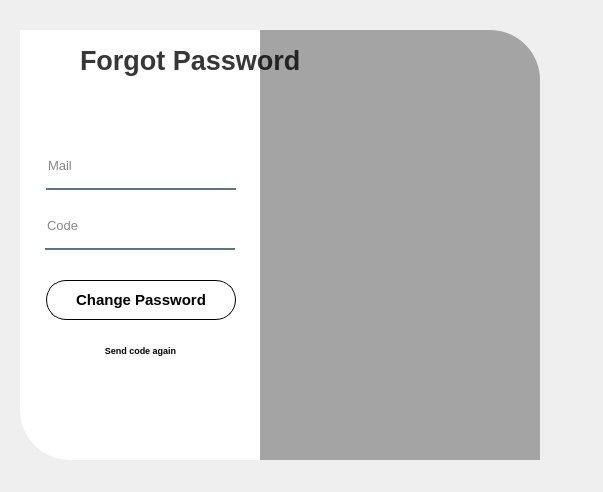
<?xml version="1.0" encoding="UTF-8"?>
<ui version="4.0">
 <class>PasswordForgot</class>
 <widget class="QDialog" name="PasswordForgot">
  <property name="geometry">
   <rect>
    <x>0</x>
    <y>0</y>
    <width>603</width>
    <height>492</height>
   </rect>
  </property>
  <property name="windowTitle">
   <string>Dialog</string>
  </property>
  <widget class="QWidget" name="widget_2" native="true">
   <property name="geometry">
    <rect>
     <x>0</x>
     <y>0</y>
     <width>550</width>
     <height>500</height>
    </rect>
   </property>
   <property name="styleSheet">
    <string notr="true">#widget_2{
	background-color: transparent;
}
QPushButton#pushButton{
	background-color: qlineargradient(spread:pad, x1:0, y1:0.505682, x2:1, y2:0.477, stop:0 rgba(11, 131, 120, 219), stop:1 rgba(85, 98, 112, 226));
	color:rgba(255, 255, 255, 210);
	border-radius:5px;
}

QPushButton#pushButton:hover{
	background-color: qlineargradient(spread:pad, x1:0, y1:0.505682, x2:1, y2:0.477, stop:0 rgba(150, 123, 111, 219), stop:1 rgba(85, 81, 84, 226));
}

QPushButton#pushButton:pressed{
	padding-left:5px;
	padding-top:5px;
	background-color:rgba(150, 123, 111, 255);
}

QPushButton#pushButton_2, #pushButton_3, #pushButton_4, #pushButton_5{
	background-color: rgba(0, 0, 0, 0);
	color:rgba(85, 98, 112, 255);
}

QPushButton#pushButton_2:hover, #pushButton_3:hover, #pushButton_4:hover, #pushButton_5:hover{
	color: rgba(131, 96, 53, 255);
}

QPushButton#pushButton_2:pressed, #pushButton_3:pressed, #pushButton_4:pressed, #pushButton_5:pressed{
	padding-left:5px;
	padding-top:5px;
	color:rgba(91, 88, 53, 255);
}

</string>
   </property>
   <widget class="QLabel" name="label_27">
    <property name="geometry">
     <rect>
      <x>40</x>
      <y>30</y>
      <width>280</width>
      <height>430</height>
     </rect>
    </property>
    <property name="styleSheet">
     <string notr="true">border-image: url(:/images/background.jpg);
border-top-left-radius: 50px;</string>
    </property>
    <property name="text">
     <string/>
    </property>
   </widget>
   <widget class="QLabel" name="label_28">
    <property name="geometry">
     <rect>
      <x>260</x>
      <y>30</y>
      <width>280</width>
      <height>430</height>
     </rect>
    </property>
    <property name="styleSheet">
     <string notr="true">background-color:rgba(0, 0, 0, 80);
border-image: url(:/background/icons/2.PNG);
border-top-right-radius: 50px;</string>
    </property>
    <property name="text">
     <string/>
    </property>
   </widget>
   <widget class="QLabel" name="label_29">
    <property name="geometry">
     <rect>
      <x>20</x>
      <y>30</y>
      <width>240</width>
      <height>430</height>
     </rect>
    </property>
    <property name="styleSheet">
     <string notr="true">background-color:rgba(255, 255, 255, 255);
border-bottom-left-radius: 50px;</string>
    </property>
    <property name="text">
     <string/>
    </property>
   </widget>
   <widget class="QLabel" name="label_30">
    <property name="geometry">
     <rect>
      <x>80</x>
      <y>40</y>
      <width>281</width>
      <height>40</height>
     </rect>
    </property>
    <property name="font">
     <font>
      <pointsize>20</pointsize>
      <weight>75</weight>
      <bold>true</bold>
     </font>
    </property>
    <property name="styleSheet">
     <string notr="true">color:rgba(0, 0, 0, 200);</string>
    </property>
    <property name="text">
     <string>Forgot Password</string>
    </property>
   </widget>
   <widget class="QLineEdit" name="lineEdit_12">
    <property name="geometry">
     <rect>
      <x>45</x>
      <y>210</y>
      <width>190</width>
      <height>40</height>
     </rect>
    </property>
    <property name="font">
     <font>
      <pointsize>10</pointsize>
     </font>
    </property>
    <property name="styleSheet">
     <string notr="true">background-color:rgba(0, 0, 0, 0);
border:none;
border-bottom:2px solid rgba(46, 82, 101, 200);
color:rgba(0, 0, 0, 240);
padding-bottom:7px;</string>
    </property>
    <property name="echoMode">
     <enum>QLineEdit::Password</enum>
    </property>
    <property name="placeholderText">
     <string>Code</string>
    </property>
   </widget>
   <widget class="QPushButton" name="buttonRegister_4">
    <property name="geometry">
     <rect>
      <x>46</x>
      <y>280</y>
      <width>190</width>
      <height>40</height>
     </rect>
    </property>
    <property name="font">
     <font>
      <pointsize>11</pointsize>
      <weight>75</weight>
      <bold>true</bold>
     </font>
    </property>
    <property name="styleSheet">
     <string notr="true">border: 1px solid black;
border-radius:20px !important;</string>
    </property>
    <property name="text">
     <string>Change Password</string>
    </property>
   </widget>
   <widget class="QPushButton" name="buttonClose_4">
    <property name="geometry">
     <rect>
      <x>20</x>
      <y>30</y>
      <width>41</width>
      <height>31</height>
     </rect>
    </property>
    <property name="styleSheet">
     <string notr="true">background-color: qlineargradient(spread:pad, x1:0, y1:0, x2:1, y2:0, stop:0 rgba(255, 255, 255, 255), stop:1 rgba(255, 255, 255, 255));
border:none;</string>
    </property>
    <property name="text">
     <string/>
    </property>
    <property name="icon">
     <iconset>
      <normaloff>:/icons/icons/icons8-fermer-la-fenêtre-50.png</normaloff>:/icons/icons/icons8-fermer-la-fenêtre-50.png</iconset>
    </property>
   </widget>
   <widget class="QLineEdit" name="lineEdit_13">
    <property name="geometry">
     <rect>
      <x>46</x>
      <y>150</y>
      <width>190</width>
      <height>40</height>
     </rect>
    </property>
    <property name="font">
     <font>
      <pointsize>10</pointsize>
     </font>
    </property>
    <property name="styleSheet">
     <string notr="true">background-color:rgba(0, 0, 0, 0);
border:none;
border-bottom:2px solid rgba(46, 82, 101, 200);
color:rgba(0, 0, 0, 240);
padding-bottom:7px;</string>
    </property>
    <property name="placeholderText">
     <string>Mail</string>
    </property>
   </widget>
   <widget class="QPushButton" name="buttonRegister_5">
    <property name="geometry">
     <rect>
      <x>50</x>
      <y>330</y>
      <width>181</width>
      <height>41</height>
     </rect>
    </property>
    <property name="font">
     <font>
      <pointsize>7</pointsize>
      <weight>75</weight>
      <bold>true</bold>
     </font>
    </property>
    <property name="styleSheet">
     <string notr="true">border:none;
background-color: qlineargradient(spread:pad, x1:0, y1:0, x2:1, y2:0, stop:0 rgba(255, 255, 255, 255), stop:1 rgba(255, 255, 255, 255));</string>
    </property>
    <property name="text">
     <string>Send code again</string>
    </property>
   </widget>
  </widget>
 </widget>
 <resources/>
 <connections/>
</ui>
